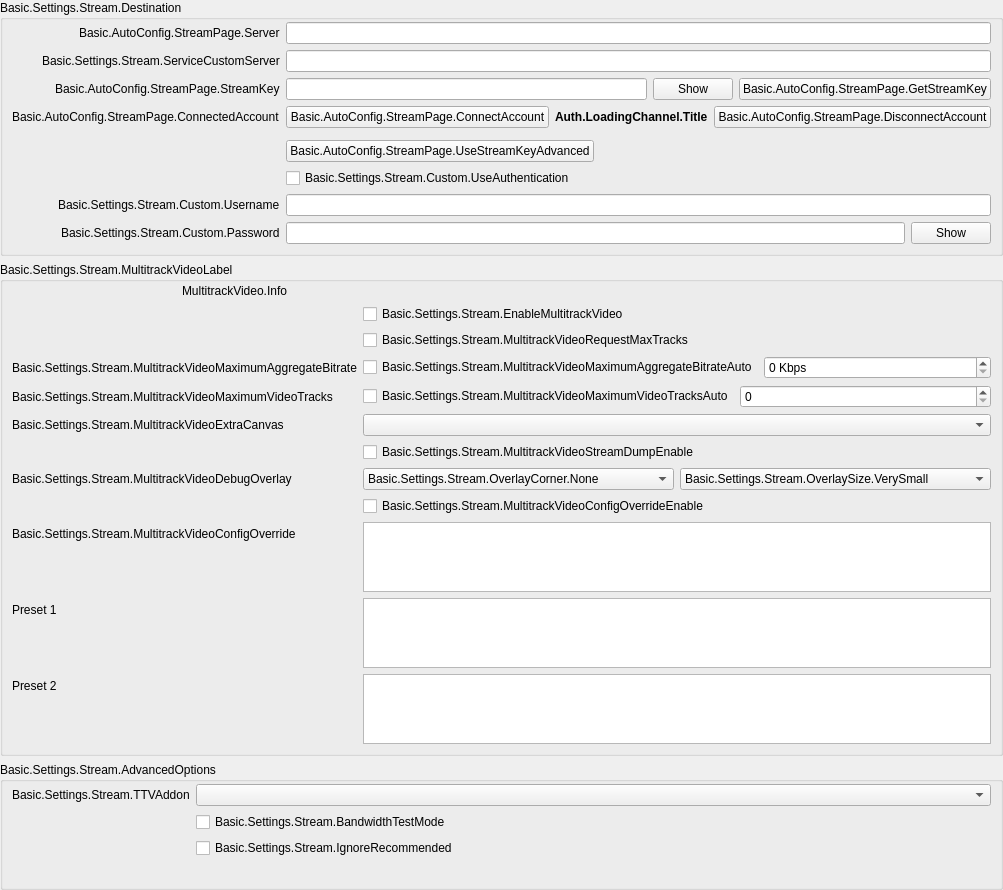
            <widget class="QWidget" name="streamKeyPage">
             <property name="geometry">
              <rect>
               <x>0</x>
               <y>0</y>
               <width>987</width>
               <height>791</height>
              </rect>
             </property>
             <layout class="QVBoxLayout" name="streamkeyPageLayout">
              <property name="leftMargin">
               <number>0</number>
              </property>
              <property name="topMargin">
               <number>0</number>
              </property>
              <property name="rightMargin">
               <number>0</number>
              </property>
              <property name="bottomMargin">
               <number>0</number>
              </property>
              <item>
               <widget class="QGroupBox" name="destinationGroupBox">
                <property name="title">
                 <string>Basic.Settings.Stream.Destination</string>
                </property>
                <layout class="QFormLayout" name="destinationLayout">
                 <property name="fieldGrowthPolicy">
                  <enum>QFormLayout::AllNonFixedFieldsGrow</enum>
                 </property>
                 <property name="labelAlignment">
                  <set>Qt::AlignRight|Qt::AlignTrailing|Qt::AlignVCenter</set>
                 </property>
                 <property name="leftMargin">
                  <number>9</number>
                 </property>
                 <property name="topMargin">
                  <number>2</number>
                 </property>
                 <property name="rightMargin">
                  <number>9</number>
                 </property>
                 <property name="bottomMargin">
                  <number>9</number>
                 </property>
                 <item row="0" column="0">
                  <widget class="QLabel" name="serverLabel">
                   <property name="text">
                    <string>Basic.AutoConfig.StreamPage.Server</string>
                   </property>
                  </widget>
                 </item>
                 <item row="0" column="1">
                  <widget class="QStackedWidget" name="serverStackedWidget">
                   <property name="sizePolicy">
                    <sizepolicy hsizetype="Preferred" vsizetype="Maximum">
                     <horstretch>0</horstretch>
                     <verstretch>0</verstretch>
                    </sizepolicy>
                   </property>
                   <property name="currentIndex">
                    <number>1</number>
                   </property>
                   <widget class="QWidget" name="servicePage">
                    <layout class="QHBoxLayout" name="horizontalLayout_21">
                     <property name="leftMargin">
                      <number>0</number>
                     </property>
                     <property name="topMargin">
                      <number>0</number>
                     </property>
                     <property name="rightMargin">
                      <number>0</number>
                     </property>
                     <property name="bottomMargin">
                      <number>0</number>
                     </property>
                     <item>
                      <widget class="QComboBox" name="server"/>
                     </item>
                    </layout>
                   </widget>
                   <widget class="QWidget" name="customPage">
                    <layout class="QHBoxLayout" name="horizontalLayout_22">
                     <property name="leftMargin">
                      <number>0</number>
                     </property>
                     <property name="topMargin">
                      <number>0</number>
                     </property>
                     <property name="rightMargin">
                      <number>0</number>
                     </property>
                     <property name="bottomMargin">
                      <number>0</number>
                     </property>
                     <item>
                      <widget class="QLineEdit" name="customServer"/>
                     </item>
                    </layout>
                   </widget>
                  </widget>
                 </item>
                 <item row="1" column="0">
                  <widget class="QLabel" name="serviceCustomServerLabel">
                   <property name="text">
                    <string>Basic.Settings.Stream.ServiceCustomServer</string>
                   </property>
                   <property name="buddy">
                    <cstring>serviceCustomServer</cstring>
                   </property>
                  </widget>
                 </item>
                 <item row="1" column="1">
                  <widget class="QLineEdit" name="serviceCustomServer"/>
                 </item>
                 <item row="2" column="0">
                  <widget class="QLabel" name="streamKeyLabel">
                   <property name="text">
                    <string>Basic.AutoConfig.StreamPage.StreamKey</string>
                   </property>
                   <property name="openExternalLinks">
                    <bool>true</bool>
                   </property>
                   <property name="buddy">
                    <cstring>key</cstring>
                   </property>
                  </widget>
                 </item>
                 <item row="2" column="1">
                  <widget class="QFrame" name="streamKeyWidget">
                   <layout class="QHBoxLayout" name="horizontalLayout_11">
                    <property name="leftMargin">
                     <number>0</number>
                    </property>
                    <property name="topMargin">
                     <number>0</number>
                    </property>
                    <property name="rightMargin">
                     <number>0</number>
                    </property>
                    <property name="bottomMargin">
                     <number>0</number>
                    </property>
                    <item>
                     <widget class="QLineEdit" name="key">
                      <property name="inputMask">
                       <string notr="true"/>
                      </property>
                      <property name="text">
                       <string notr="true"/>
                      </property>
                      <property name="echoMode">
                       <enum>QLineEdit::Password</enum>
                      </property>
                     </widget>
                    </item>
                    <item>
                     <widget class="QPushButton" name="show">
                      <property name="text">
                       <string>Show</string>
                      </property>
                     </widget>
                    </item>
                    <item>
                     <widget class="UrlPushButton" name="getStreamKeyButton">
                      <property name="toolTip">
                       <string/>
                      </property>
                      <property name="toolTipDuration">
                       <number>-4</number>
                      </property>
                      <property name="text">
                       <string>Basic.AutoConfig.StreamPage.GetStreamKey</string>
                      </property>
                     </widget>
                    </item>
                   </layout>
                  </widget>
                 </item>
                 <item row="3" column="0">
                  <widget class="QLabel" name="connectedAccountLabel">
                   <property name="text">
                    <string>Basic.AutoConfig.StreamPage.ConnectedAccount</string>
                   </property>
                  </widget>
                 </item>
                 <item row="3" column="1">
                  <layout class="QHBoxLayout" name="horizontalLayout_15">
                   <item>
                    <widget class="QPushButton" name="connectAccount2">
                     <property name="cursor">
                      <cursorShape>PointingHandCursor</cursorShape>
                     </property>
                     <property name="text">
                      <string>Basic.AutoConfig.StreamPage.ConnectAccount</string>
                     </property>
                    </widget>
                   </item>
                   <item>
                    <widget class="QLabel" name="connectedAccountText">
                     <property name="styleSheet">
                      <string notr="true">font-weight: bold</string>
                     </property>
                     <property name="text">
                      <string>Auth.LoadingChannel.Title</string>
                     </property>
                    </widget>
                   </item>
                   <item>
                    <widget class="QPushButton" name="disconnectAccount">
                     <property name="text">
                      <string>Basic.AutoConfig.StreamPage.DisconnectAccount</string>
                     </property>
                    </widget>
                   </item>
                   <item>
                    <spacer name="horizontalSpacer_19">
                     <property name="orientation">
                      <enum>Qt::Horizontal</enum>
                     </property>
                     <property name="sizeHint" stdset="0">
                      <size>
                       <width>40</width>
                       <height>20</height>
                      </size>
                     </property>
                    </spacer>
                   </item>
                  </layout>
                 </item>
                 <item row="4" column="0">
                  <spacer name="horizontalSpacer_18">
                   <property name="orientation">
                    <enum>Qt::Horizontal</enum>
                   </property>
                   <property name="sizeHint" stdset="0">
                    <size>
                     <width>170</width>
                     <height>0</height>
                    </size>
                   </property>
                  </spacer>
                 </item>
                 <item row="5" column="1">
                  <layout class="QHBoxLayout" name="horizontalLayout_28">
                   <item>
                    <widget class="QPushButton" name="useStreamKeyAdv">
                     <property name="text">
                      <string>Basic.AutoConfig.StreamPage.UseStreamKeyAdvanced</string>
                     </property>
                    </widget>
                   </item>
                   <item>
                    <spacer name="horizontalSpacer_28">
                     <property name="orientation">
                      <enum>Qt::Horizontal</enum>
                     </property>
                     <property name="sizeHint" stdset="0">
                      <size>
                       <width>40</width>
                       <height>0</height>
                      </size>
                     </property>
                    </spacer>
                   </item>
                  </layout>
                 </item>
                 <item row="6" column="1">
                  <widget class="QCheckBox" name="useAuth">
                   <property name="text">
                    <string>Basic.Settings.Stream.Custom.UseAuthentication</string>
                   </property>
                  </widget>
                 </item>
                 <item row="7" column="0">
                  <widget class="QLabel" name="authUsernameLabel">
                   <property name="text">
                    <string>Basic.Settings.Stream.Custom.Username</string>
                   </property>
                   <property name="buddy">
                    <cstring>authUsername</cstring>
                   </property>
                  </widget>
                 </item>
                 <item row="7" column="1">
                  <widget class="QLineEdit" name="authUsername"/>
                 </item>
                 <item row="8" column="0">
                  <widget class="QLabel" name="authPwLabel">
                   <property name="text">
                    <string>Basic.Settings.Stream.Custom.Password</string>
                   </property>
                   <property name="buddy">
                    <cstring>authPw</cstring>
                   </property>
                  </widget>
                 </item>
                 <item row="8" column="1">
                  <widget class="QFrame" name="authPwWidget">
                   <layout class="QHBoxLayout" name="horizontalLayout_25">
                    <property name="leftMargin">
                     <number>0</number>
                    </property>
                    <property name="topMargin">
                     <number>0</number>
                    </property>
                    <property name="rightMargin">
                     <number>0</number>
                    </property>
                    <property name="bottomMargin">
                     <number>0</number>
                    </property>
                    <item>
                     <widget class="QLineEdit" name="authPw">
                      <property name="echoMode">
                       <enum>QLineEdit::Password</enum>
                      </property>
                     </widget>
                    </item>
                    <item>
                     <widget class="QPushButton" name="authPwShow">
                      <property name="text">
                       <string>Show</string>
                      </property>
                     </widget>
                    </item>
                   </layout>
                  </widget>
                 </item>
                </layout>
               </widget>
              </item>
              <item>
               <widget class="QGroupBox" name="multitrackVideoGroupBox">
                <property name="title">
                 <string>Basic.Settings.Stream.MultitrackVideoLabel</string>
                </property>
                <layout class="QVBoxLayout" name="verticalLayout_34">
                 <property name="leftMargin">
                  <number>9</number>
                 </property>
                 <property name="topMargin">
                  <number>2</number>
                 </property>
                 <property name="rightMargin">
                  <number>9</number>
                 </property>
                 <property name="bottomMargin">
                  <number>9</number>
                 </property>
                 <item>
                  <layout class="QHBoxLayout" name="horizontalLayout_12">
                   <item>
                    <spacer name="horizontalSpacer_31">
                     <property name="orientation">
                      <enum>Qt::Horizontal</enum>
                     </property>
                     <property name="sizeType">
                      <enum>QSizePolicy::Fixed</enum>
                     </property>
                     <property name="sizeHint" stdset="0">
                      <size>
                       <width>170</width>
                       <height>10</height>
                      </size>
                     </property>
                    </spacer>
                   </item>
                   <item>
                    <widget class="QLabel" name="multitrackVideoInfo">
                     <property name="text">
                      <string>MultitrackVideo.Info</string>
                     </property>
                     <property name="textFormat">
                      <enum>Qt::RichText</enum>
                     </property>
                     <property name="wordWrap">
                      <bool>true</bool>
                     </property>
                     <property name="openExternalLinks">
                      <bool>true</bool>
                     </property>
                    </widget>
                   </item>
                  </layout>
                 </item>
                 <item>
                  <layout class="QFormLayout" name="formLayout_27">
                   <property name="fieldGrowthPolicy">
                    <enum>QFormLayout::AllNonFixedFieldsGrow</enum>
                   </property>
                   <item row="0" column="0">
                    <spacer name="horizontalSpacer_30">
                     <property name="orientation">
                      <enum>Qt::Horizontal</enum>
                     </property>
                     <property name="sizeType">
                      <enum>QSizePolicy::Fixed</enum>
                     </property>
                     <property name="sizeHint" stdset="0">
                      <size>
                       <width>170</width>
                       <height>10</height>
                      </size>
                     </property>
                    </spacer>
                   </item>
                   <item row="0" column="1">
                    <widget class="QCheckBox" name="enableMultitrackVideo">
                     <property name="text">
                      <string>Basic.Settings.Stream.EnableMultitrackVideo</string>
                     </property>
                    </widget>
                   </item>
                   <item row="1" column="1">
                    <widget class="QCheckBox" name="multitrackVideoRequestMaxTracks">
                     <property name="text">
                      <string>Basic.Settings.Stream.MultitrackVideoRequestMaxTracks</string>
                     </property>
                    </widget>
                   </item>
                   <item row="2" column="0">
                    <widget class="QLabel" name="multitrackVideoMaximumAggregateBitrateLabel">
                     <property name="text">
                      <string>Basic.Settings.Stream.MultitrackVideoMaximumAggregateBitrate</string>
                     </property>
                    </widget>
                   </item>
                   <item row="2" column="1">
                    <layout class="QHBoxLayout" name="horizontalLayout_31" stretch="0,0">
                     <item>
                      <widget class="QCheckBox" name="multitrackVideoMaximumAggregateBitrateAuto">
                       <property name="text">
                        <string>Basic.Settings.Stream.MultitrackVideoMaximumAggregateBitrateAuto</string>
                       </property>
                      </widget>
                     </item>
                     <item>
                      <widget class="QSpinBox" name="multitrackVideoMaximumAggregateBitrate">
                       <property name="sizePolicy">
                        <sizepolicy hsizetype="MinimumExpanding" vsizetype="Fixed">
                         <horstretch>0</horstretch>
                         <verstretch>0</verstretch>
                        </sizepolicy>
                       </property>
                       <property name="suffix">
                        <string notr="true"> Kbps</string>
                       </property>
                       <property name="minimum">
                        <number>0</number>
                       </property>
                       <property name="maximum">
                        <number>1000000</number>
                       </property>
                       <property name="singleStep">
                        <number>50</number>
                       </property>
                       <property name="value">
                        <number>0</number>
                       </property>
                      </widget>
                     </item>
                    </layout>
                   </item>
                   <item row="3" column="0">
                    <widget class="QLabel" name="multitrackVideoMaximumVideoTracksLabel">
                     <property name="text">
                      <string>Basic.Settings.Stream.MultitrackVideoMaximumVideoTracks</string>
                     </property>
                    </widget>
                   </item>
                   <item row="3" column="1">
                    <layout class="QHBoxLayout" name="horizontalLayout_32" stretch="0,0">
                     <item>
                      <widget class="QCheckBox" name="multitrackVideoMaximumVideoTracksAuto">
                       <property name="sizePolicy">
                        <sizepolicy hsizetype="Minimum" vsizetype="Fixed">
                         <horstretch>0</horstretch>
                         <verstretch>0</verstretch>
                        </sizepolicy>
                       </property>
                       <property name="text">
                        <string>Basic.Settings.Stream.MultitrackVideoMaximumVideoTracksAuto</string>
                       </property>
                      </widget>
                     </item>
                     <item>
                      <widget class="QSpinBox" name="multitrackVideoMaximumVideoTracks">
                       <property name="sizePolicy">
                        <sizepolicy hsizetype="MinimumExpanding" vsizetype="Fixed">
                         <horstretch>0</horstretch>
                         <verstretch>0</verstretch>
                        </sizepolicy>
                       </property>
                       <property name="minimum">
                        <number>0</number>
                       </property>
                       <property name="maximum">
                        <number>100</number>
                       </property>
                       <property name="value">
                        <number>0</number>
                       </property>
                      </widget>
                     </item>
                    </layout>
                   </item>
                   <item row="4" column="1">
                    <widget class="QComboBox" name="multitrackVideoAdditionalCanvas">
                     <property name="placeholderText">
                      <string>None</string>
                     </property>
                    </widget>
                   </item>
                   <item row="5" column="0">
                    <spacer name="horizontalSpacer_32">
                     <property name="orientation">
                      <enum>Qt::Horizontal</enum>
                     </property>
                     <property name="sizeType">
                      <enum>QSizePolicy::Fixed</enum>
                     </property>
                     <property name="sizeHint" stdset="0">
                      <size>
                       <width>170</width>
                       <height>10</height>
                      </size>
                     </property>
                    </spacer>
                   </item>
                   <item row="5" column="1">
                    <widget class="QCheckBox" name="multitrackVideoStreamDumpEnable">
                     <property name="text">
                      <string>Basic.Settings.Stream.MultitrackVideoStreamDumpEnable</string>
                     </property>
                    </widget>
                   </item>
                   <item row="6" column="0">
                    <widget class="QLabel" name="multitrackVideoOverlayCornerLabel">
                     <property name="text">
                      <string>Basic.Settings.Stream.MultitrackVideoDebugOverlay</string>
                     </property>
                    </widget>
                   </item>
                   <item row="6" column="1">
                    <layout class="QHBoxLayout" name="multitrackVideoOverlayLayout">
                     <item>
                      <widget class="QComboBox" name="multitrackVideoOverlayCorner">
                       <item>
                        <property name="text">
                         <string>Basic.Settings.Stream.OverlayCorner.None</string>
                        </property>
                       </item>
                       <item>
                        <property name="text">
                         <string>Basic.Settings.Stream.OverlayCorner.TopLeft</string>
                        </property>
                       </item>
                       <item>
                        <property name="text">
                         <string>Basic.Settings.Stream.OverlayCorner.TopRight</string>
                        </property>
                       </item>
                       <item>
                        <property name="text">
                         <string>Basic.Settings.Stream.OverlayCorner.BottomLeft</string>
                        </property>
                       </item>
                       <item>
                        <property name="text">
                         <string>Basic.Settings.Stream.OverlayCorner.BottomRight</string>
                        </property>
                       </item>
                      </widget>
                     </item>
                     <item>
                      <widget class="QComboBox" name="multitrackVideoOverlaySize">
                       <item>
                        <property name="text">
                         <string>Basic.Settings.Stream.OverlaySize.VerySmall</string>
                        </property>
                       </item>
                       <item>
                        <property name="text">
                         <string>Basic.Settings.Stream.OverlaySize.Small</string>
                        </property>
                       </item>
                       <item>
                        <property name="text">
                         <string>Basic.Settings.Stream.OverlaySize.Medium</string>
                        </property>
                       </item>
                       <item>
                        <property name="text">
                         <string>Basic.Settings.Stream.OverlaySize.Large</string>
                        </property>
                       </item>
                       <item>
                        <property name="text">
                         <string>Basic.Settings.Stream.OverlaySize.VeryLarge</string>
                        </property>
                       </item>
                      </widget>
                     </item>
                    </layout>
                   </item>
                   <item row="7" column="1">
                    <widget class="QCheckBox" name="multitrackVideoConfigOverrideEnable">
                     <property name="text">
                      <string>Basic.Settings.Stream.MultitrackVideoConfigOverrideEnable</string>
                     </property>
                    </widget>
                   </item>
                   <item row="8" column="0">
                    <widget class="QLabel" name="multitrackVideoConfigOverrideLabel">
                     <property name="text">
                      <string>Basic.Settings.Stream.MultitrackVideoConfigOverride</string>
                     </property>
                    </widget>
                   </item>
                   <item row="8" column="1">
                    <widget class="QPlainTextEdit" name="multitrackVideoConfigOverride">
                     <property name="sizePolicy">
                      <sizepolicy hsizetype="Expanding" vsizetype="Expanding">
                       <horstretch>0</horstretch>
                       <verstretch>0</verstretch>
                      </sizepolicy>
                     </property>
                    </widget>
                   </item>
                    <item row="9" column="0">
                     <widget class="QLabel" name="multitrackVideoConfigOverridePreset1Label">
                      <property name="text">
                       <string>Preset 1</string>
                      </property>
                     </widget>
                    </item>
                    <item row="9" column="1">
                     <widget class="QPlainTextEdit" name="multitrackVideoConfigOverridePreset1">
                      <property name="maximumSize">
                       <size>
                        <width>16777215</width>
                        <height>80</height>
                       </size>
                      </property>
                     </widget>
                    </item>
                    <item row="10" column="0">
                     <widget class="QLabel" name="multitrackVideoConfigOverridePreset2Label">
                      <property name="text">
                       <string>Preset 2</string>
                      </property>
                     </widget>
                    </item>
                    <item row="10" column="1">
                     <widget class="QPlainTextEdit" name="multitrackVideoConfigOverridePreset2">
                      <property name="maximumSize">
                       <size>
                        <width>16777215</width>
                        <height>80</height>
                       </size>
                      </property>
                     </widget>
                    </item>

                   <item row="4" column="0">
                    <widget class="QLabel" name="multitrackVideoAdditionalCanvasLabel">
                     <property name="text">
                      <string>Basic.Settings.Stream.MultitrackVideoExtraCanvas</string>
                     </property>
                    </widget>
                   </item>
                  </layout>
                 </item>
                </layout>
               </widget>
              </item>
              <item>
               <widget class="QGroupBox" name="serviceAdvancedOptionsGroupBox">
                <property name="title">
                 <string>Basic.Settings.Stream.AdvancedOptions</string>
                </property>
                <layout class="QFormLayout" name="serviceAdvancedOptionsLayout">
                 <property name="fieldGrowthPolicy">
                  <enum>QFormLayout::AllNonFixedFieldsGrow</enum>
                 </property>
                 <property name="labelAlignment">
                  <set>Qt::AlignRight|Qt::AlignTrailing|Qt::AlignVCenter</set>
                 </property>
                 <property name="leftMargin">
                  <number>9</number>
                 </property>
                 <property name="topMargin">
                  <number>2</number>
                 </property>
                 <property name="rightMargin">
                  <number>9</number>
                 </property>
                 <property name="bottomMargin">
                  <number>9</number>
                 </property>
                 <item row="0" column="0">
                  <widget class="QLabel" name="twitchAddonLabel">
                   <property name="text">
                    <string>Basic.Settings.Stream.TTVAddon</string>
                   </property>
                   <property name="buddy">
                    <cstring>twitchAddonDropdown</cstring>
                   </property>
                  </widget>
                 </item>
                 <item row="0" column="1">
                  <widget class="QComboBox" name="twitchAddonDropdown"/>
                 </item>
                 <item row="1" column="0">
                  <spacer name="horizontalSpacer_18_1">
                   <property name="orientation">
                    <enum>Qt::Horizontal</enum>
                   </property>
                   <property name="sizeHint" stdset="0">
                    <size>
                     <width>170</width>
                     <height>0</height>
                    </size>
                   </property>
                  </spacer>
                 </item>
                 <item row="1" column="1">
                  <widget class="QCheckBox" name="bandwidthTestEnable">
                   <property name="text">
                    <string>Basic.Settings.Stream.BandwidthTestMode</string>
                   </property>
                  </widget>
                 </item>
                 <item row="2" column="1">
                  <widget class="QCheckBox" name="ignoreRecommended">
                   <property name="text">
                    <string>Basic.Settings.Stream.IgnoreRecommended</string>
                   </property>
                  </widget>
                 </item>
                 <item row="3" column="1">
                  <widget class="QLabel" name="enforceSettingsLabel">
                   <property name="text">
                    <string notr="true"/>
                   </property>
                   <property name="textFormat">
                    <enum>Qt::RichText</enum>
                   </property>
                   <property name="openExternalLinks">
                    <bool>true</bool>
                   </property>
                  </widget>
                 </item>
                </layout>
               </widget>
              </item>
              <item>
               <spacer name="verticalSpacer_12">
                <property name="orientation">
                 <enum>Qt::Vertical</enum>
                </property>
                <property name="sizeHint" stdset="0">
                 <size>
                  <width>20</width>
                  <height>0</height>
                 </size>
                </property>
               </spacer>
              </item>
             </layout>
            </widget>
